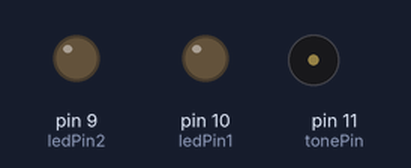
Bench run of a sketch on a simulated Arduino Uno, built with avr-gcc and run on an emulated ATmega328P. Parts: output pins drawn as LEDs (lit = HIGH), buzzer (waves = sounding).

Above: at 0.1 s.
At 6.0 s:
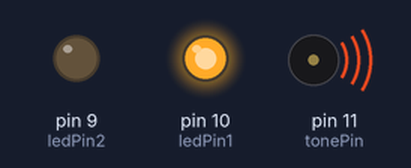
At 8.4 s:
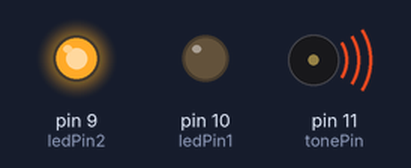
Timing chart, 0 to 40.0 s (numbered marks = the images above):
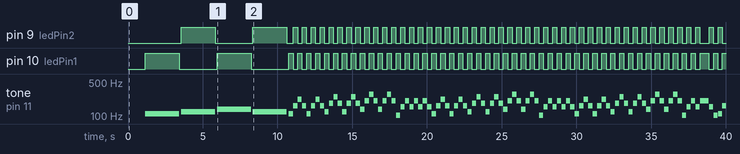

The sketch:

WTA_BACK.ino
```cpp
int tonePin = 11;
const int ledPin2 = 9;
const int ledPin1 = 10;
int counter = 0;

void setup() {
pinMode(tonePin, OUTPUT);
pinMode(ledPin1, OUTPUT);
pinMode(ledPin2, OUTPUT);
}
void loop() {
midi();
}
void beep(int tonePin, int note, int duration)
{
tone(tonePin, note, duration);

if(counter % 2 == 0)
{
digitalWrite(ledPin1, HIGH);
delay(duration);
digitalWrite(ledPin1, LOW);
}
else
{
digitalWrite(ledPin2, HIGH);
delay(duration);
digitalWrite(ledPin2, LOW);
}
noTone(tonePin);
//delay(1);
counter++;
}

void midi() {

  delay(1160);
    beep(tonePin, 110, 2278.75);
    //delay(2278.75);
    delay(121.25);
    beep(tonePin, 123, 2278.75);
    //delay(2278.75);
    delay(121.25);
    beep(tonePin, 138, 2278.75);
    //delay(2278.75);
    delay(121.25);
    beep(tonePin, 123, 2275.0);
    //delay(2275.0);
    delay(125.0);
    beep(tonePin, 110, 283.75);
    //delay(283.75);
    delay(16.25);
    beep(tonePin, 164, 283.75);
    //delay(283.75);
    delay(16.25);
    beep(tonePin, 220, 283.75);
    //delay(283.75);
    delay(16.25);
    beep(tonePin, 164, 283.75);
    //delay(283.75);
    delay(16.25);
    beep(tonePin, 110, 283.75);
    //delay(283.75);
    delay(16.25);
    beep(tonePin, 164, 283.75);
    //delay(283.75);
    delay(16.25);
    beep(tonePin, 220, 283.75);
    //delay(283.75);
    delay(16.25);
    beep(tonePin, 164, 283.75);
    //delay(283.75);
    delay(16.25);
    beep(tonePin, 123, 283.75);
    //delay(283.75);
    delay(16.25);
    beep(tonePin, 184, 283.75);
    //delay(283.75);
    delay(16.25);
    beep(tonePin, 246, 283.75);
    //delay(283.75);
    delay(16.25);
    beep(tonePin, 184, 283.75);
    //delay(283.75);
    delay(16.25);
    beep(tonePin, 123, 283.75);
    //delay(283.75);
    delay(16.25);
    beep(tonePin, 184, 283.75);
    //delay(283.75);
    delay(16.25);
    beep(tonePin, 246, 283.75);
    //delay(283.75);
    delay(16.25);
    beep(tonePin, 184, 283.75);
    //delay(283.75);
    delay(16.25);
    beep(tonePin, 138, 283.75);
    //delay(283.75);
    delay(16.25);
    beep(tonePin, 207, 283.75);
    //delay(283.75);
    delay(16.25);
    beep(tonePin, 277, 283.75);
    //delay(283.75);
    delay(16.25);
    beep(tonePin, 207, 283.75);
    //delay(283.75);
    delay(16.25);
    beep(tonePin, 138, 283.75);
    //delay(283.75);
    delay(16.25);
    beep(tonePin, 207, 283.75);
    //delay(283.75);
    delay(16.25);
    beep(tonePin, 277, 283.75);
    //delay(283.75);
    delay(16.25);
    beep(tonePin, 207, 283.75);
    //delay(283.75);
    delay(16.25);
    beep(tonePin, 103, 283.75);
    //delay(283.75);
    delay(16.25);
    beep(tonePin, 155, 283.75);
    //delay(283.75);
    delay(16.25);
    beep(tonePin, 207, 283.75);
    //delay(283.75);
    delay(16.25);
    beep(tonePin, 155, 283.75);
    //delay(283.75);
    delay(16.25);
    beep(tonePin, 207, 283.75);
    //delay(283.75);
    delay(16.25);
    beep(tonePin, 155, 283.75);
    //delay(283.75);
    delay(16.25);
    beep(tonePin, 207, 283.75);
    //delay(283.75);
    delay(16.25);
    beep(tonePin, 155, 283.75);
    //delay(283.75);
    delay(16.25);
    beep(tonePin, 110, 283.75);
    //delay(283.75);
    delay(16.25);
    beep(tonePin, 164, 283.75);
    //delay(283.75);
    delay(16.25);
    beep(tonePin, 220, 283.75);
    //delay(283.75);
    delay(16.25);
    beep(tonePin, 164, 283.75);
    //delay(283.75);
    delay(16.25);
    beep(tonePin, 110, 283.75);
    //delay(283.75);
    delay(16.25);
    beep(tonePin, 164, 283.75);
    //delay(283.75);
    delay(16.25);
    beep(tonePin, 220, 283.75);
    //delay(283.75);
    delay(16.25);
    beep(tonePin, 164, 283.75);
    //delay(283.75);
    delay(16.25);
    beep(tonePin, 123, 283.75);
    //delay(283.75);
    delay(16.25);
    beep(tonePin, 184, 283.75);
    //delay(283.75);
    delay(16.25);
    beep(tonePin, 246, 283.75);
    //delay(283.75);
    delay(16.25);
    beep(tonePin, 184, 283.75);
    //delay(283.75);
    delay(16.25);
    beep(tonePin, 123, 283.75);
    //delay(283.75);
    delay(16.25);
    beep(tonePin, 184, 283.75);
    //delay(283.75);
    delay(16.25);
    beep(tonePin, 246, 283.75);
    //delay(283.75);
    delay(16.25);
    beep(tonePin, 184, 283.75);
    //delay(283.75);
    delay(16.25);
    beep(tonePin, 138, 283.75);
    //delay(283.75);
    delay(16.25);
    beep(tonePin, 207, 283.75);
    //delay(283.75);
    delay(16.25);
    beep(tonePin, 277, 283.75);
    //delay(283.75);
    delay(16.25);
    beep(tonePin, 207, 283.75);
    //delay(283.75);
    delay(16.25);
    beep(tonePin, 138, 283.75);
    //delay(283.75);
    delay(16.25);
    beep(tonePin, 207, 283.75);
    //delay(283.75);
    delay(16.25);
    beep(tonePin, 277, 283.75);
    //delay(283.75);
    delay(16.25);
    beep(tonePin, 207, 283.75);
    //delay(283.75);
    delay(16.25);
    beep(tonePin, 103, 283.75);
    //delay(283.75);
    delay(16.25);
    beep(tonePin, 155, 283.75);
    //delay(283.75);
    delay(16.25);
    beep(tonePin, 207, 283.75);
    //delay(283.75);
    delay(16.25);
    beep(tonePin, 155, 283.75);
    //delay(283.75);
    delay(16.25);
    beep(tonePin, 207, 283.75);
    //delay(283.75);
    delay(16.25);
    beep(tonePin, 155, 283.75);
    //delay(283.75);
    delay(16.25);
    beep(tonePin, 207, 283.75);
    //delay(283.75);
    delay(16.25);
    beep(tonePin, 155, 283.75);
    //delay(283.75);
    delay(16.25);
    beep(tonePin, 110, 283.75);
    //delay(283.75);
    delay(16.25);
    beep(tonePin, 164, 283.75);
    //delay(283.75);
    delay(16.25);
    beep(tonePin, 220, 283.75);
    //delay(283.75);
    delay(16.25);
    beep(tonePin, 164, 283.75);
    //delay(283.75);
    delay(16.25);
    beep(tonePin, 110, 283.75);
    //delay(283.75);
    delay(16.25);
    beep(tonePin, 164, 283.75);
    //delay(283.75);
    delay(16.25);
    beep(tonePin, 220, 283.75);
    //delay(283.75);
    delay(16.25);
    beep(tonePin, 164, 283.75);
    //delay(283.75);
    delay(16.25);
    beep(tonePin, 123, 283.75);
    //delay(283.75);
    delay(16.25);
    beep(tonePin, 184, 283.75);
    //delay(283.75);
    delay(16.25);
    beep(tonePin, 246, 283.75);
    //delay(283.75);
    delay(16.25);
    beep(tonePin, 184, 283.75);
    //delay(283.75);
    delay(16.25);
    beep(tonePin, 123, 283.75);
    //delay(283.75);
    delay(16.25);
    beep(tonePin, 184, 283.75);
    //delay(283.75);
    delay(16.25);
    beep(tonePin, 246, 283.75);
    //delay(283.75);
    delay(16.25);
    beep(tonePin, 184, 283.75);
    //delay(283.75);
    delay(16.25);
    beep(tonePin, 138, 283.75);
    //delay(283.75);
    delay(16.25);
    beep(tonePin, 207, 283.75);
    //delay(283.75);
    delay(16.25);
    beep(tonePin, 277, 283.75);
    //delay(283.75);
    delay(16.25);
    beep(tonePin, 207, 283.75);
    //delay(283.75);
    delay(16.25);
    beep(tonePin, 138, 283.75);
    //delay(283.75);
    delay(16.25);
    beep(tonePin, 207, 283.75);
    //delay(283.75);
    delay(16.25);
    beep(tonePin, 277, 283.75);
    //delay(283.75);
    delay(16.25);
    beep(tonePin, 207, 283.75);
    //delay(283.75);
    delay(16.25);
    beep(tonePin, 103, 283.75);
    //delay(283.75);
    delay(16.25);
    beep(tonePin, 155, 283.75);
    //delay(283.75);
    delay(16.25);
    beep(tonePin, 207, 283.75);
    //delay(283.75);
    delay(16.25);
    beep(tonePin, 155, 283.75);
    //delay(283.75);
    delay(16.25);
    beep(tonePin, 207, 568.75);
    //delay(568.75);
    delay(31.25);
    beep(tonePin, 155, 283.75);
    //delay(283.75);
    delay(16.25);
    beep(tonePin, 103, 283.75);
    //delay(283.75);
    delay(16.25);
    beep(tonePin, 110, 283.75);
    //delay(283.75);
    delay(16.25);
    beep(tonePin, 164, 283.75);
    //delay(283.75);
    delay(16.25);
    beep(tonePin, 220, 283.75);
    //delay(283.75);
    delay(16.25);
    beep(tonePin, 164, 283.75);
    //delay(283.75);
    delay(16.25);
    beep(tonePin, 110, 283.75);
    //delay(283.75);
    delay(16.25);
    beep(tonePin, 164, 283.75);
    //delay(283.75);
    delay(16.25);
    beep(tonePin, 220, 283.75);
    //delay(283.75);
    delay(16.25);
    beep(tonePin, 164, 283.75);
    //delay(283.75);
    delay(16.25);
    beep(tonePin, 123, 283.75);
    //delay(283.75);
    delay(16.25);
    beep(tonePin, 184, 283.75);
    //delay(283.75);
    delay(16.25);
    beep(tonePin, 246, 283.75);
    //delay(283.75);
    delay(16.25);
    beep(tonePin, 184, 283.75);
    //delay(283.75);
    delay(16.25);
    beep(tonePin, 123, 283.75);
    //delay(283.75);
    delay(16.25);
    beep(tonePin, 184, 283.75);
    //delay(283.75);
    delay(16.25);
    beep(tonePin, 246, 283.75);
    //delay(283.75);
    delay(16.25);
    beep(tonePin, 184, 283.75);
    //delay(283.75);
    delay(16.25);
    beep(tonePin, 138, 283.75);
    //delay(283.75);
    delay(16.25);
    beep(tonePin, 207, 283.75);
    //delay(283.75);
    delay(16.25);
    beep(tonePin, 277, 283.75);
    //delay(283.75);
    delay(16.25);
    beep(tonePin, 207, 283.75);
    //delay(283.75);
    delay(16.25);
    beep(tonePin, 138, 283.75);
    //delay(283.75);
    delay(16.25);
    beep(tonePin, 207, 283.75);
    //delay(283.75);
    delay(16.25);
    beep(tonePin, 277, 283.75);
    //delay(283.75);
    delay(16.25);
    beep(tonePin, 207, 283.75);
    //delay(283.75);
    delay(16.25);
    beep(tonePin, 103, 283.75);
    //delay(283.75);
    delay(16.25);
    beep(tonePin, 155, 283.75);
    //delay(283.75);
    delay(16.25);
    beep(tonePin, 207, 283.75);
    //delay(283.75);
    delay(16.25);
    beep(tonePin, 155, 283.75);
    //delay(283.75);
    delay(16.25);
    beep(tonePin, 207, 560.0);
    //delay(560.0);
    delay(40.0);
    beep(tonePin, 103, 283.75);
    //delay(283.75);
    delay(16.25);
    beep(tonePin, 103, 283.75);
    //delay(283.75);
    delay(16.25);
    beep(tonePin, 110, 283.75);
    //delay(283.75);
    delay(16.25);
    beep(tonePin, 164, 283.75);
    //delay(283.75);
    delay(16.25);
    beep(tonePin, 220, 283.75);
    //delay(283.75);
    delay(16.25);
    beep(tonePin, 164, 283.75);
    //delay(283.75);
    delay(16.25);
    beep(tonePin, 110, 283.75);
    //delay(283.75);
    delay(16.25);
    beep(tonePin, 164, 283.75);
    //delay(283.75);
    delay(16.25);
    beep(tonePin, 220, 283.75);
    //delay(283.75);
    delay(16.25);
    beep(tonePin, 164, 283.75);
    //delay(283.75);
    delay(16.25);
    beep(tonePin, 123, 283.75);
    //delay(283.75);
    delay(16.25);
    beep(tonePin, 184, 283.75);
    //delay(283.75);
    delay(16.25);
    beep(tonePin, 246, 283.75);
    //delay(283.75);
    delay(16.25);
    beep(tonePin, 184, 283.75);
    //delay(283.75);
    delay(16.25);
    beep(tonePin, 123, 283.75);
    //delay(283.75);
    delay(16.25);
    beep(tonePin, 184, 283.75);
    //delay(283.75);
    delay(16.25);
    beep(tonePin, 246, 283.75);
    //delay(283.75);
    delay(16.25);
    beep(tonePin, 184, 283.75);
    //delay(283.75);
    delay(16.25);
    beep(tonePin, 138, 283.75);
    //delay(283.75);
    delay(16.25);
    beep(tonePin, 207, 283.75);
    //delay(283.75);
    delay(16.25);
    beep(tonePin, 277, 283.75);
    //delay(283.75);
    delay(16.25);
    beep(tonePin, 207, 283.75);
    //delay(283.75);
    delay(16.25);
    beep(tonePin, 138, 283.75);
    //delay(283.75);
    delay(16.25);
    beep(tonePin, 207, 283.75);
    //delay(283.75);
    delay(16.25);
    beep(tonePin, 277, 283.75);
    //delay(283.75);
    delay(16.25);
    beep(tonePin, 207, 283.75);
    //delay(283.75);
    delay(16.25);
    beep(tonePin, 103, 283.75);
    //delay(283.75);
    delay(16.25);
    beep(tonePin, 155, 283.75);
    //delay(283.75);
    delay(16.25);
    beep(tonePin, 207, 283.75);
   // delay(283.75);
    delay(16.25);
    beep(tonePin, 155, 283.75);
   // delay(283.75);
    delay(16.25);
    beep(tonePin, 103, 600.0);
    delay(6000.0);


}
```

Measured:
- by itself, pin 9 (ledPin2): LOW → HIGH at 3.6 s, → LOW 2.3 s later, → HIGH 2.5 s later, → LOW 2.3 s later, … (100 changes in this stretch)
- by itself, pin 10 (ledPin1): LOW → HIGH at 1.2 s, → LOW 2.3 s later, → HIGH 2.5 s later, → LOW 2.3 s later, … (101 changes in this stretch)
- by itself, tone on pin 11 (tonePin): plays 110 Hz for 2.3 s, 123 Hz for 2.3 s, 138 Hz for 2.3 s, 123 Hz for 2.3 s, 110 Hz for 0.28 s, 164 Hz for 0.28 s … (101 notes in this stretch)
